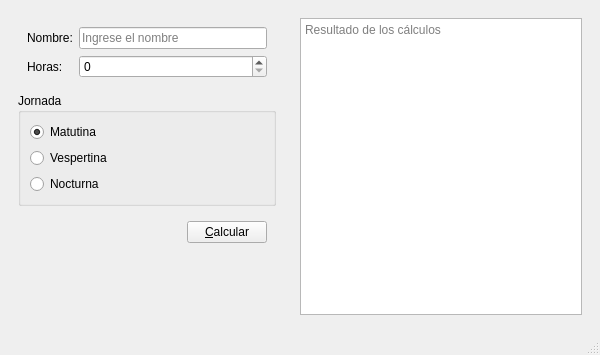
<?xml version="1.0" encoding="UTF-8"?>
<ui version="4.0">
 <class>Salarios</class>
 <widget class="QMainWindow" name="Salarios">
  <property name="geometry">
   <rect>
    <x>0</x>
    <y>0</y>
    <width>600</width>
    <height>355</height>
   </rect>
  </property>
  <property name="minimumSize">
   <size>
    <width>600</width>
    <height>0</height>
   </size>
  </property>
  <property name="windowTitle">
   <string>Salarios</string>
  </property>
  <widget class="QWidget" name="centralwidget">
   <layout class="QHBoxLayout" name="horizontalLayout_2">
    <item>
     <widget class="QWidget" name="widget" native="true">
      <property name="minimumSize">
       <size>
        <width>250</width>
        <height>0</height>
       </size>
      </property>
      <property name="maximumSize">
       <size>
        <width>300</width>
        <height>16777215</height>
       </size>
      </property>
      <layout class="QVBoxLayout" name="verticalLayout_2">
       <item>
        <widget class="QWidget" name="widget_3" native="true">
         <layout class="QFormLayout" name="formLayout">
          <item row="0" column="0">
           <widget class="QLabel" name="label">
            <property name="text">
             <string>Nombre:</string>
            </property>
           </widget>
          </item>
          <item row="0" column="1">
           <widget class="QLineEdit" name="inNombre">
            <property name="placeholderText">
             <string>Ingrese el nombre</string>
            </property>
           </widget>
          </item>
          <item row="1" column="0">
           <widget class="QLabel" name="label_2">
            <property name="text">
             <string>Horas:</string>
            </property>
           </widget>
          </item>
          <item row="1" column="1">
           <widget class="QSpinBox" name="inHoras"/>
          </item>
         </layout>
        </widget>
       </item>
       <item>
        <widget class="QGroupBox" name="groupBox">
         <property name="title">
          <string>Jornada</string>
         </property>
         <layout class="QVBoxLayout" name="verticalLayout">
          <item>
           <widget class="QRadioButton" name="inMatutina">
            <property name="text">
             <string>Matutina</string>
            </property>
            <property name="checked">
             <bool>true</bool>
            </property>
           </widget>
          </item>
          <item>
           <widget class="QRadioButton" name="inVespertina">
            <property name="text">
             <string>Vespertina</string>
            </property>
           </widget>
          </item>
          <item>
           <widget class="QRadioButton" name="inNocturna">
            <property name="text">
             <string>Nocturna</string>
            </property>
           </widget>
          </item>
         </layout>
        </widget>
       </item>
       <item>
        <widget class="QWidget" name="widget_4" native="true">
         <layout class="QHBoxLayout" name="horizontalLayout">
          <item>
           <spacer name="horizontalSpacer">
            <property name="orientation">
             <enum>Qt::Horizontal</enum>
            </property>
            <property name="sizeHint" stdset="0">
             <size>
              <width>151</width>
              <height>20</height>
             </size>
            </property>
           </spacer>
          </item>
          <item>
           <widget class="QPushButton" name="btnCalcular">
            <property name="text">
             <string>&amp;Calcular</string>
            </property>
           </widget>
          </item>
         </layout>
        </widget>
       </item>
       <item>
        <spacer name="verticalSpacer">
         <property name="orientation">
          <enum>Qt::Vertical</enum>
         </property>
         <property name="sizeHint" stdset="0">
          <size>
           <width>20</width>
           <height>70</height>
          </size>
         </property>
        </spacer>
       </item>
      </layout>
     </widget>
    </item>
    <item>
     <widget class="QWidget" name="widget_2" native="true">
      <property name="minimumSize">
       <size>
        <width>300</width>
        <height>0</height>
       </size>
      </property>
      <layout class="QVBoxLayout" name="verticalLayout_3">
       <item>
        <widget class="QPlainTextEdit" name="outCalculos">
         <property name="readOnly">
          <bool>true</bool>
         </property>
         <property name="placeholderText">
          <string>Resultado de los cálculos</string>
         </property>
        </widget>
       </item>
      </layout>
     </widget>
    </item>
   </layout>
  </widget>
  <widget class="QMenuBar" name="menubar">
   <property name="geometry">
    <rect>
     <x>0</x>
     <y>0</y>
     <width>600</width>
     <height>22</height>
    </rect>
   </property>
  </widget>
  <widget class="QStatusBar" name="statusbar"/>
 </widget>
 <resources/>
 <connections/>
</ui>
